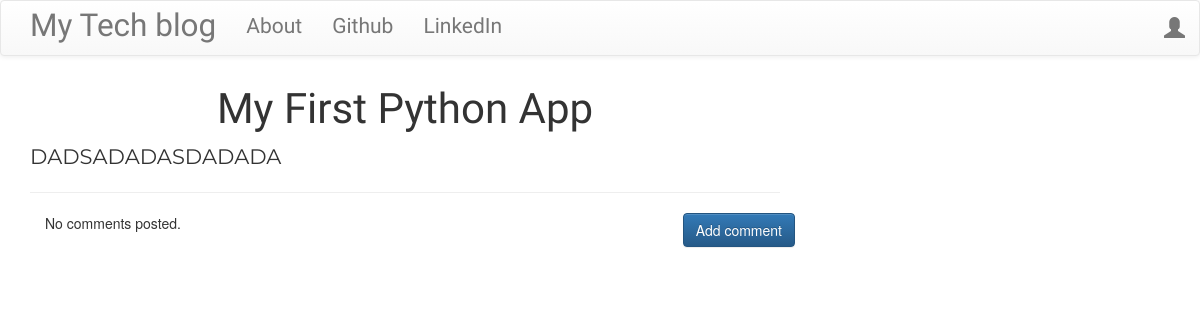
The app's page /post/21, older data.
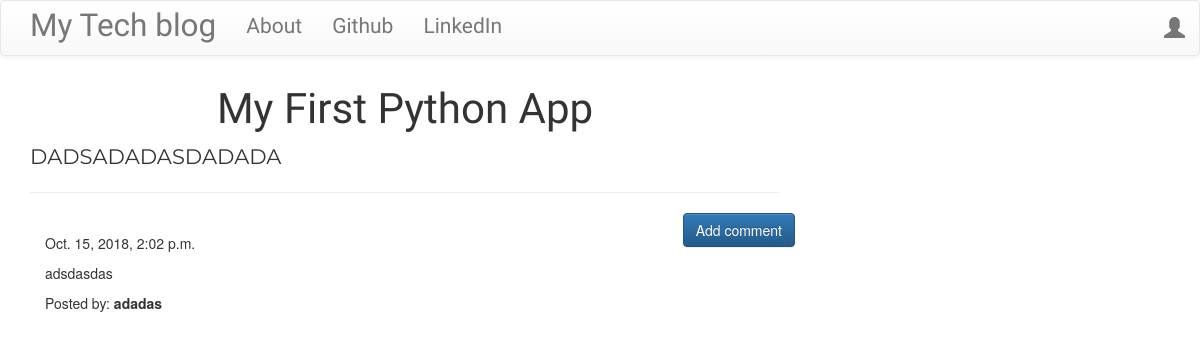
The same page, newer data.
### blog_app/models.py (models this page shows, shortened)
class Comment(models.Model):
    post = models.ForeignKey('blog_app.Post', related_name='comments')
    author = models.CharField(max_length=100)
    text = models.TextField()
    created_date = models.DateTimeField(default=timezone.now)
    approved_comment = models.BooleanField(default=False)

### blog_app/views.py (the view)
# urls.py: url(r'^post/(?P<pk>\d+)$', views.PostDetailView.as_view(), name='post_detail'),
class PostDetailView(DetailView):
    context_object_name = 'post_detail'
    model = Post

### blog_app/templates/blog_app/post_detail.html (shortened to what this page needs)
{% extends 'blog_app/base.html' %}
{% block content %}
        <h1 class='posttitle loader'>{{ post_detail.title }}</h1>
      <p class='postcontent' >{{ post_detail.text|safe|linebreaksbr }}</p>
  <hr>
  <a class="btn btn-primary btn-comment" href="{% url 'add_comment_to_post' pk=post_detail.pk %}">Add comment</a>
  <div class="container">
  {% for comment in post_detail.comments.all %}
  <br>
      {% if user.is_authenticated or comment.approved_comment %}
              {{ comment.created_date }}
          <p>{{ comment.text|safe|linebreaks }}</p>
          <p>Posted by: <strong>{{ comment.author }}</strong></p>
      {% endif %}
  {% empty %}
      <p>No comments posted.</p>
  {% endfor %}
</div>
{% endblock %}

Row changes from the older to the newer data that the page shows:
added Comment: created_date "Oct. 15, 2018, 2:02 p.m.", text "adsdasdas", author "adadas"
Text that changed along with them:
text no longer shown: "No comments posted."
